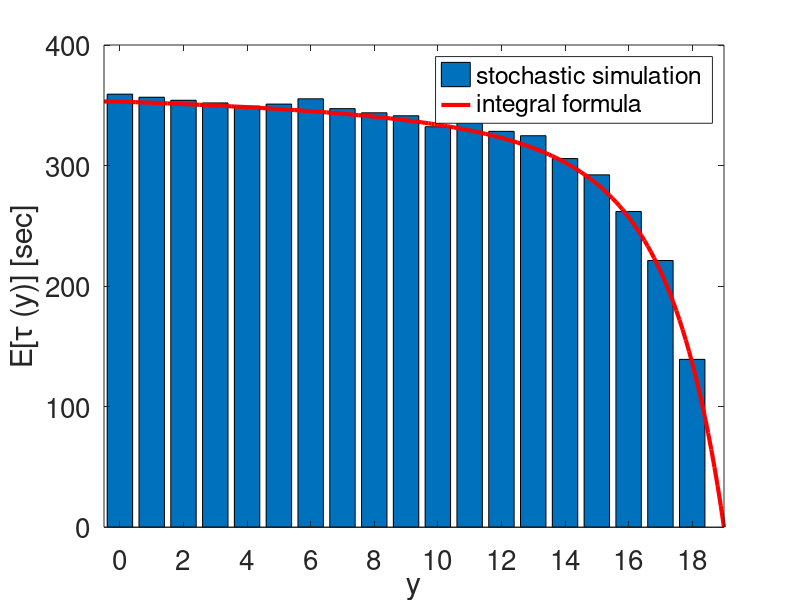

Source code (MATLAB):
function Figure3_4b

load data_Figure3_4b_1.dat;
ys=data_Figure3_4b_1(:,1);
taus=data_Figure3_4b_1(:,2);

load data_Figure3_4b_2.dat;
y=data_Figure3_4b_2(:,1);
tau=data_Figure3_4b_2(:,2);

figure;
bar(ys,taus);
hold on;
axis([- 0.5 19 0 400]);
set(gca,'XTick',[0 2 4 6 8 10 12 14 16 18 20]);
set(gca,'YTick',[0 100 200 300 400 500 600 700]);
xlabel('y');
ylabel('E[\tau (y)] [sec]','interpreter','tex');
plot(y,tau,'r','Linewidth',3);
legend('stochastic simulation','integral formula');
set(gca,'Fontsize',20);
